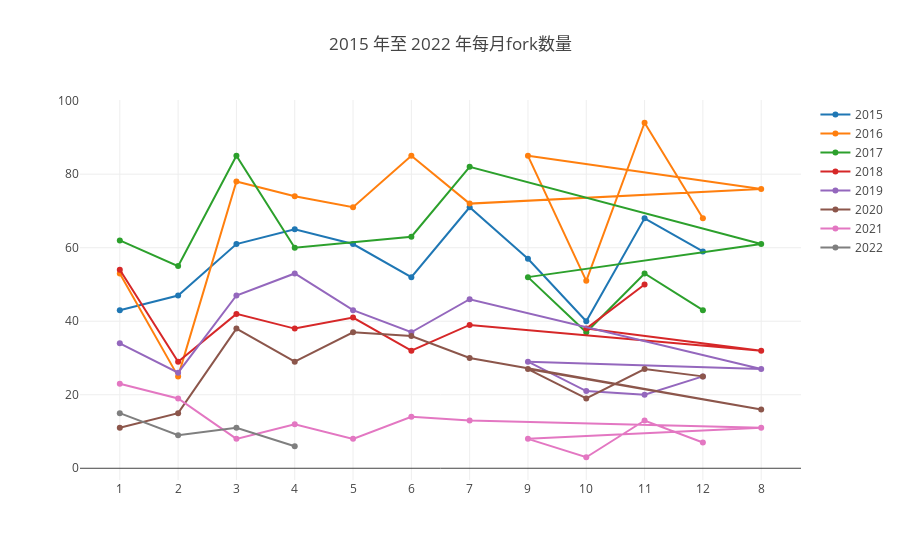

Source (notebook cell):
### Markdown cell above
#### （2）每月新增fork数

### Code cell
var Alldata=[]
Promise.all(years.map(y => {
    var q = `SELECT  toMonth(created_date) as Month, Count(*) as fork_num
    From github_log.year${y}
    where repo_id =${repo_id} and type='ForkEvent'
    Group by toMonth(created_date)`;
    return openDigger.driver.clickhouse.query(q);
})).then(data => {
        Alldata=[]
        data.forEach((d,index) => {
            var y=[]
            var x=[]
            d.forEach(e=>{
                y.push(parseInt(e['fork_num']))
                x.push(e['Month'])
            })
            Alldata.push({y: y,x:x,name:years[index]})
            // console.log(Alldata)
        })
         openDigger.render.plotly(Alldata, {
        title:  `${startYear} 年至 ${year} 年每月fork数量`,
        xaxis: {type: 'category'}
    });
    var tableData=[]
    Alldata.forEach((d,index)=>{
    //console.log(d)
    var table={}
    table['年份']=d['name']
    for(var i = 0;i<d['y'].length;i++){
        table[(d['x'][i])+'月']=d['y'][i]
        }
    tableData.push(table)
});
    console.table(tableData)
}      
        );

### Figure 1 — Plotly figure (JSON) as saved in the notebook; plotly's stock layout.template omitted (floating-point values rounded to 4 significant figures)
{"data": [{"name": 2015, "x": [1, 2, 3, 4, 5, 6, 7, 9, 10, 11, 12], "y": [43, 47, 61, 65, 61, 52, 71, 57, 40, 68, 59]}, {"name": 2016, "x": [1, 2, 3, 4, 5, 6, 7, 8, 9, 10, 11, 12], "y": [53, 25, 78, 74, 71, 85, 72, 76, 85, 51, 94, 68]}, {"name": 2017, "x": [1, 2, 3, 4, 6, 7, 8, 9, 10, 11, 12], "y": [62, 55, 85, 60, 63, 82, 61, 52, 37, 53, 43]}, {"name": 2018, "x": [1, 2, 3, 4, 5, 6, 7, 8, 10, 11], "y": [54, 29, 42, 38, 41, 32, 39, 32, 38, 50]}, {"name": 2019, "x": [1, 2, 3, 4, 5, 6, 7, 8, 9, 10, 11, 12], "y": [34, 26, 47, 53, 43, 37, 46, 27, 29, 21, 20, 25]}, {"name": 2020, "x": [1, 2, 3, 4, 5, 6, 7, 8, 9, 10, 11, 12], "y": [11, 15, 38, 29, 37, 36, 30, 16, 27, 19, 27, 25]}, {"name": 2021, "x": [1, 2, 3, 4, 5, 6, 7, 8, 9, 10, 11, 12], "y": [23, 19, 8, 12, 8, 14, 13, 11, 8, 3, 13, 7]}, {"name": 2022, "x": [1, 2, 3, 4], "y": [15, 9, 11, 6]}], "layout": {"autosize": true, "title": {"text": "2015 年至 2022 年每月fork数量"}, "xaxis": {"autorange": true, "range": [-0.68, 11.68], "type": "category"}, "yaxis": {"autorange": true, "range": [-4.51, 101.5], "type": "linear"}}}
